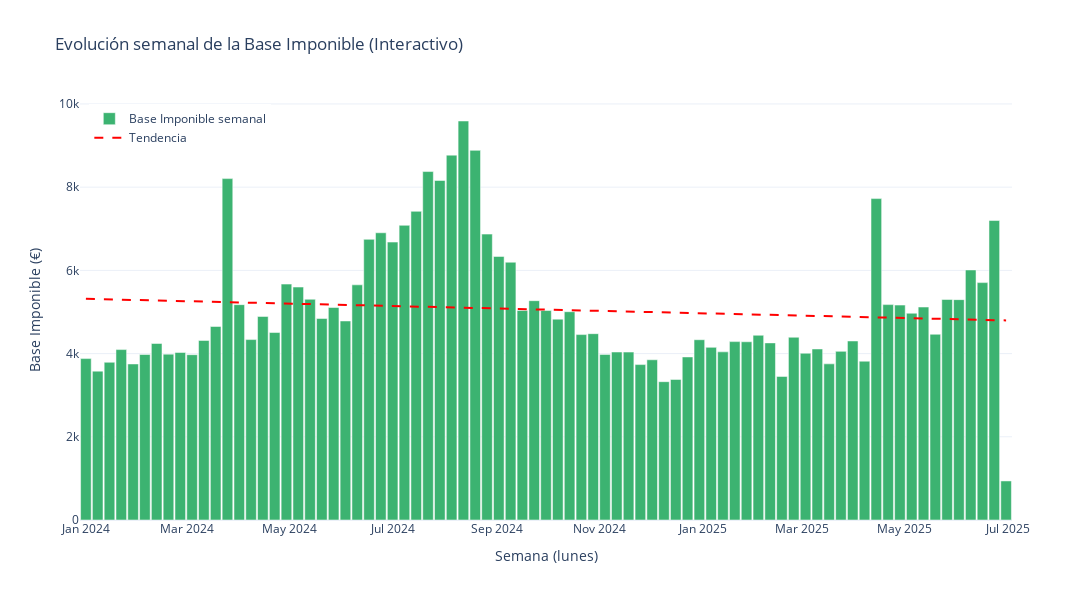

Notebook code cell kept with this figure:
### Code cell
# Gráfico interactivo semanal con Plotly
import plotly.graph_objects as go

fig = go.Figure()
fig.add_trace(go.Bar(x=df_fleca_weekly['semana'], y=df_fleca_weekly['base_imponible'], name='Base Imponible semanal', marker_color='mediumseagreen'))
fig.add_trace(go.Scatter(x=df_fleca_weekly['semana'], y=trend, mode='lines', name='Tendencia', line=dict(color='red', dash='dash')) )
fig.update_layout(title='Evolución semanal de la Base Imponible (Interactivo)',
                  xaxis_title='Semana (lunes)',
                  yaxis_title='Base Imponible (€)',
                  legend=dict(x=0.01, y=0.99),
                  bargap=0.1,
                  height=600,
                  width=1200,
                  template='plotly_white')
fig.show()
